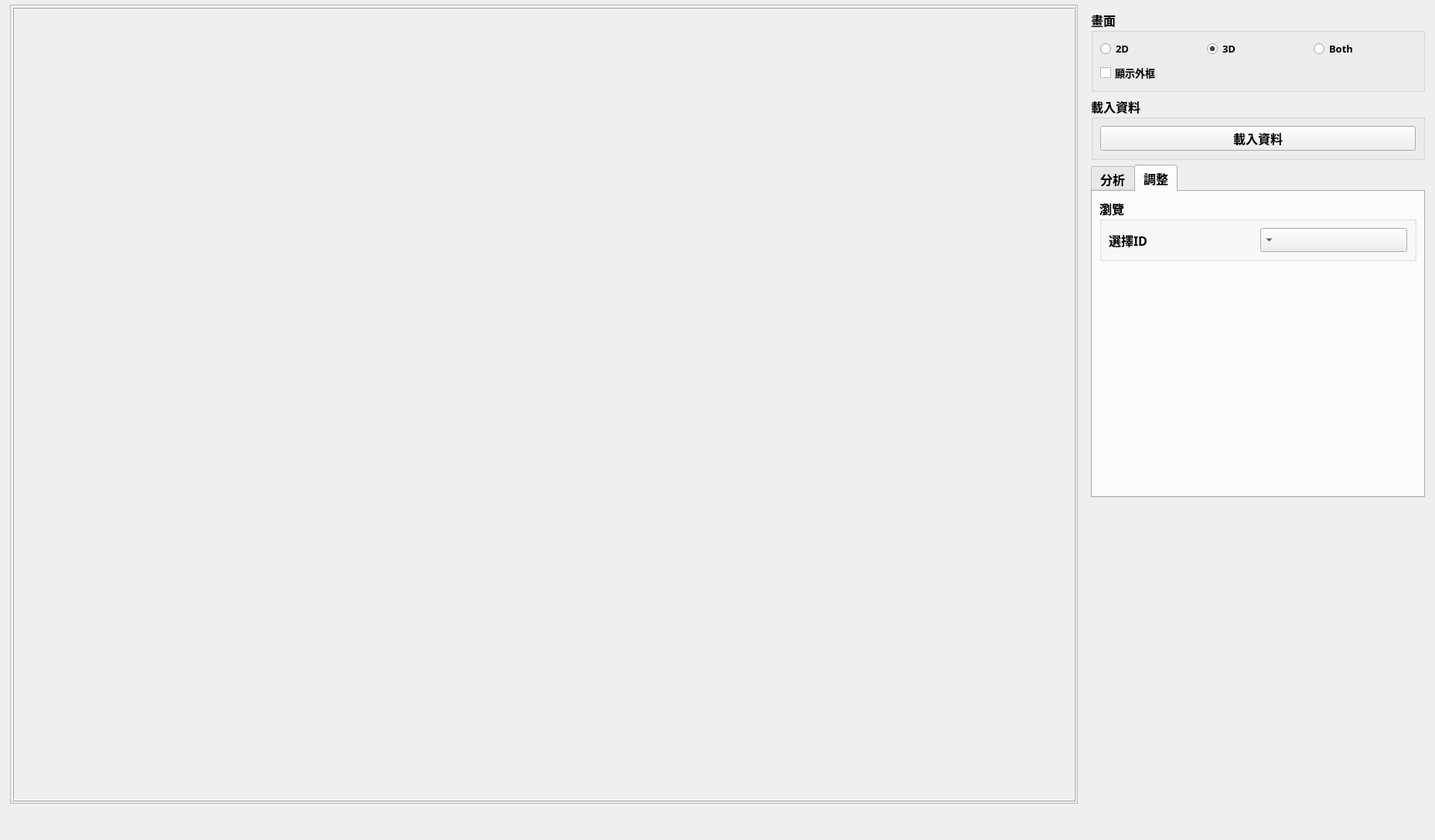
<?xml version="1.0" encoding="UTF-8"?>
<ui version="4.0">
 <class>Form</class>
 <widget class="QWidget" name="Form">
  <property name="geometry">
   <rect>
    <x>0</x>
    <y>0</y>
    <width>1856</width>
    <height>1087</height>
   </rect>
  </property>
  <property name="windowTitle">
   <string>Form</string>
  </property>
  <layout class="QHBoxLayout" name="horizontalLayout">
   <property name="leftMargin">
    <number>4</number>
   </property>
   <property name="topMargin">
    <number>4</number>
   </property>
   <property name="rightMargin">
    <number>4</number>
   </property>
   <property name="bottomMargin">
    <number>4</number>
   </property>
   <item>
    <widget class="QWidget" name="view_tab" native="true">
     <layout class="QGridLayout" name="gridLayout">
      <property name="leftMargin">
       <number>9</number>
      </property>
      <property name="topMargin">
       <number>2</number>
      </property>
      <property name="rightMargin">
       <number>2</number>
      </property>
      <property name="bottomMargin">
       <number>2</number>
      </property>
      <item row="2" column="0">
       <widget class="QWidget" name="play_widget" native="true">
        <property name="minimumSize">
         <size>
          <width>0</width>
          <height>35</height>
         </size>
        </property>
        <property name="maximumSize">
         <size>
          <width>16777215</width>
          <height>45</height>
         </size>
        </property>
        <layout class="QVBoxLayout" name="verticalLayout_3">
         <property name="leftMargin">
          <number>0</number>
         </property>
         <property name="topMargin">
          <number>0</number>
         </property>
         <property name="rightMargin">
          <number>0</number>
         </property>
         <property name="bottomMargin">
          <number>0</number>
         </property>
        </layout>
       </widget>
      </item>
      <item row="1" column="0">
       <widget class="QFrame" name="view_frame">
        <property name="minimumSize">
         <size>
          <width>800</width>
          <height>500</height>
         </size>
        </property>
        <property name="frameShape">
         <enum>QFrame::StyledPanel</enum>
        </property>
        <property name="frameShadow">
         <enum>QFrame::Raised</enum>
        </property>
        <layout class="QVBoxLayout" name="verticalLayout_10">
         <property name="spacing">
          <number>4</number>
         </property>
         <property name="leftMargin">
          <number>2</number>
         </property>
         <property name="topMargin">
          <number>2</number>
         </property>
         <property name="rightMargin">
          <number>2</number>
         </property>
         <property name="bottomMargin">
          <number>2</number>
         </property>
         <item>
          <widget class="QStackedWidget" name="view_stack">
           <property name="frameShape">
            <enum>QFrame::Box</enum>
           </property>
           <property name="frameShadow">
            <enum>QFrame::Raised</enum>
           </property>
           <property name="currentIndex">
            <number>2</number>
           </property>
           <widget class="QWidget" name="scene2D">
            <layout class="QHBoxLayout" name="horizontalLayout_2">
             <property name="spacing">
              <number>4</number>
             </property>
             <property name="leftMargin">
              <number>2</number>
             </property>
             <property name="topMargin">
              <number>2</number>
             </property>
             <property name="rightMargin">
              <number>2</number>
             </property>
             <property name="bottomMargin">
              <number>2</number>
             </property>
            </layout>
           </widget>
           <widget class="QWidget" name="sceneBoth">
            <layout class="QHBoxLayout" name="horizontalLayout_4">
             <property name="spacing">
              <number>4</number>
             </property>
             <property name="leftMargin">
              <number>2</number>
             </property>
             <property name="topMargin">
              <number>2</number>
             </property>
             <property name="rightMargin">
              <number>2</number>
             </property>
             <property name="bottomMargin">
              <number>2</number>
             </property>
             <item>
              <widget class="QFrame" name="sceneLeft">
               <property name="sizePolicy">
                <sizepolicy hsizetype="Preferred" vsizetype="Expanding">
                 <horstretch>0</horstretch>
                 <verstretch>0</verstretch>
                </sizepolicy>
               </property>
               <property name="minimumSize">
                <size>
                 <width>500</width>
                 <height>0</height>
                </size>
               </property>
               <property name="frameShape">
                <enum>QFrame::StyledPanel</enum>
               </property>
               <property name="frameShadow">
                <enum>QFrame::Raised</enum>
               </property>
               <layout class="QVBoxLayout" name="verticalLayout_6">
                <property name="leftMargin">
                 <number>1</number>
                </property>
                <property name="topMargin">
                 <number>1</number>
                </property>
                <property name="rightMargin">
                 <number>1</number>
                </property>
                <property name="bottomMargin">
                 <number>1</number>
                </property>
               </layout>
              </widget>
             </item>
             <item>
              <widget class="QFrame" name="sceneRight">
               <property name="sizePolicy">
                <sizepolicy hsizetype="Maximum" vsizetype="Preferred">
                 <horstretch>0</horstretch>
                 <verstretch>0</verstretch>
                </sizepolicy>
               </property>
               <property name="minimumSize">
                <size>
                 <width>300</width>
                 <height>0</height>
                </size>
               </property>
               <property name="maximumSize">
                <size>
                 <width>600</width>
                 <height>16777215</height>
                </size>
               </property>
               <property name="frameShape">
                <enum>QFrame::StyledPanel</enum>
               </property>
               <property name="frameShadow">
                <enum>QFrame::Raised</enum>
               </property>
               <layout class="QVBoxLayout" name="verticalLayout_7">
                <property name="leftMargin">
                 <number>1</number>
                </property>
                <property name="topMargin">
                 <number>1</number>
                </property>
                <property name="rightMargin">
                 <number>1</number>
                </property>
                <property name="bottomMargin">
                 <number>1</number>
                </property>
               </layout>
              </widget>
             </item>
            </layout>
           </widget>
           <widget class="QWidget" name="scene3D">
            <layout class="QVBoxLayout" name="verticalLayout_4">
             <property name="spacing">
              <number>4</number>
             </property>
             <property name="leftMargin">
              <number>2</number>
             </property>
             <property name="topMargin">
              <number>2</number>
             </property>
             <property name="rightMargin">
              <number>2</number>
             </property>
             <property name="bottomMargin">
              <number>2</number>
             </property>
            </layout>
           </widget>
          </widget>
         </item>
        </layout>
       </widget>
      </item>
     </layout>
    </widget>
   </item>
   <item>
    <widget class="QWidget" name="widget" native="true">
     <property name="minimumSize">
      <size>
       <width>350</width>
       <height>0</height>
      </size>
     </property>
     <property name="maximumSize">
      <size>
       <width>450</width>
       <height>16777215</height>
      </size>
     </property>
     <property name="font">
      <font>
       <family>微軟正黑體</family>
       <pointsize>12</pointsize>
       <weight>75</weight>
       <bold>true</bold>
      </font>
     </property>
     <layout class="QVBoxLayout" name="verticalLayout_2">
      <item>
       <widget class="QGroupBox" name="view_box">
        <property name="title">
         <string>畫面</string>
        </property>
        <layout class="QVBoxLayout" name="verticalLayout_5">
         <item>
          <widget class="QWidget" name="widget_2" native="true">
           <layout class="QHBoxLayout" name="horizontalLayout_6">
            <property name="leftMargin">
             <number>0</number>
            </property>
            <property name="topMargin">
             <number>0</number>
            </property>
            <property name="rightMargin">
             <number>0</number>
            </property>
            <property name="bottomMargin">
             <number>0</number>
            </property>
            <item>
             <widget class="QRadioButton" name="radioButton_2">
              <property name="enabled">
               <bool>true</bool>
              </property>
              <property name="font">
               <font>
                <pointsize>10</pointsize>
               </font>
              </property>
              <property name="text">
               <string>2D</string>
              </property>
              <attribute name="buttonGroup">
               <string notr="true">view_group</string>
              </attribute>
             </widget>
            </item>
            <item>
             <widget class="QRadioButton" name="radioButton">
              <property name="font">
               <font>
                <pointsize>10</pointsize>
               </font>
              </property>
              <property name="text">
               <string>3D</string>
              </property>
              <property name="checked">
               <bool>true</bool>
              </property>
              <attribute name="buttonGroup">
               <string notr="true">view_group</string>
              </attribute>
             </widget>
            </item>
            <item>
             <widget class="QRadioButton" name="radioButton_3">
              <property name="enabled">
               <bool>true</bool>
              </property>
              <property name="font">
               <font>
                <pointsize>10</pointsize>
               </font>
              </property>
              <property name="text">
               <string>Both</string>
              </property>
              <property name="checked">
               <bool>false</bool>
              </property>
              <attribute name="buttonGroup">
               <string notr="true">view_group</string>
              </attribute>
             </widget>
            </item>
           </layout>
          </widget>
         </item>
         <item>
          <widget class="QCheckBox" name="box_check">
           <property name="enabled">
            <bool>true</bool>
           </property>
           <property name="font">
            <font>
             <pointsize>10</pointsize>
            </font>
           </property>
           <property name="text">
            <string>顯示外框</string>
           </property>
          </widget>
         </item>
        </layout>
       </widget>
      </item>
      <item>
       <widget class="QGroupBox" name="groupBox">
        <property name="title">
         <string>載入資料</string>
        </property>
        <layout class="QGridLayout" name="gridLayout_3">
         <item row="0" column="0">
          <widget class="QPushButton" name="load_data_btn">
           <property name="text">
            <string>載入資料</string>
           </property>
          </widget>
         </item>
        </layout>
       </widget>
      </item>
      <item>
       <widget class="QTabWidget" name="func_tab">
        <property name="currentIndex">
         <number>1</number>
        </property>
        <widget class="QWidget" name="analyze">
         <attribute name="title">
          <string>分析</string>
         </attribute>
         <layout class="QVBoxLayout" name="verticalLayout_8">
          <item>
           <widget class="QGroupBox" name="ana_group">
            <property name="title">
             <string>分析</string>
            </property>
            <layout class="QGridLayout" name="gridLayout_4">
             <item row="3" column="0" colspan="2">
              <widget class="QPushButton" name="analyze_btn">
               <property name="enabled">
                <bool>true</bool>
               </property>
               <property name="text">
                <string>開始分析</string>
               </property>
              </widget>
             </item>
             <item row="1" column="0">
              <widget class="QLabel" name="label">
               <property name="text">
                <string>選擇ID:</string>
               </property>
              </widget>
             </item>
             <item row="1" column="1">
              <widget class="QComboBox" name="id_box">
               <property name="layoutDirection">
                <enum>Qt::RightToLeft</enum>
               </property>
               <property name="insertPolicy">
                <enum>QComboBox::InsertAtCurrent</enum>
               </property>
              </widget>
             </item>
            </layout>
           </widget>
          </item>
          <item>
           <widget class="QGroupBox" name="groupBox_2">
            <property name="title">
             <string>存檔</string>
            </property>
            <layout class="QGridLayout" name="gridLayout_5">
             <item row="0" column="0">
              <widget class="QPushButton" name="save_btn">
               <property name="enabled">
                <bool>false</bool>
               </property>
               <property name="text">
                <string>檔案存檔</string>
               </property>
              </widget>
             </item>
            </layout>
           </widget>
          </item>
          <item>
           <spacer name="verticalSpacer">
            <property name="orientation">
             <enum>Qt::Vertical</enum>
            </property>
            <property name="sizeHint" stdset="0">
             <size>
              <width>20</width>
              <height>40</height>
             </size>
            </property>
           </spacer>
          </item>
         </layout>
        </widget>
        <widget class="QWidget" name="adjust">
         <attribute name="title">
          <string>調整</string>
         </attribute>
         <layout class="QVBoxLayout" name="verticalLayout_9">
          <item>
           <widget class="QGroupBox" name="groupBox_3">
            <property name="title">
             <string>瀏覽</string>
            </property>
            <layout class="QGridLayout" name="gridLayout_6">
             <item row="0" column="0">
              <widget class="QLabel" name="label_2">
               <property name="text">
                <string>選擇ID</string>
               </property>
              </widget>
             </item>
             <item row="0" column="1">
              <widget class="QComboBox" name="id_3d_box">
               <property name="layoutDirection">
                <enum>Qt::RightToLeft</enum>
               </property>
              </widget>
             </item>
            </layout>
           </widget>
          </item>
          <item>
           <spacer name="verticalSpacer_2">
            <property name="orientation">
             <enum>Qt::Vertical</enum>
            </property>
            <property name="sizeHint" stdset="0">
             <size>
              <width>20</width>
              <height>40</height>
             </size>
            </property>
           </spacer>
          </item>
         </layout>
        </widget>
       </widget>
      </item>
      <item>
       <spacer name="verticalSpacer_3">
        <property name="orientation">
         <enum>Qt::Vertical</enum>
        </property>
        <property name="sizeHint" stdset="0">
         <size>
          <width>20</width>
          <height>40</height>
         </size>
        </property>
       </spacer>
      </item>
     </layout>
    </widget>
   </item>
  </layout>
 </widget>
 <resources/>
 <connections/>
 <buttongroups>
  <buttongroup name="view_group"/>
 </buttongroups>
</ui>
